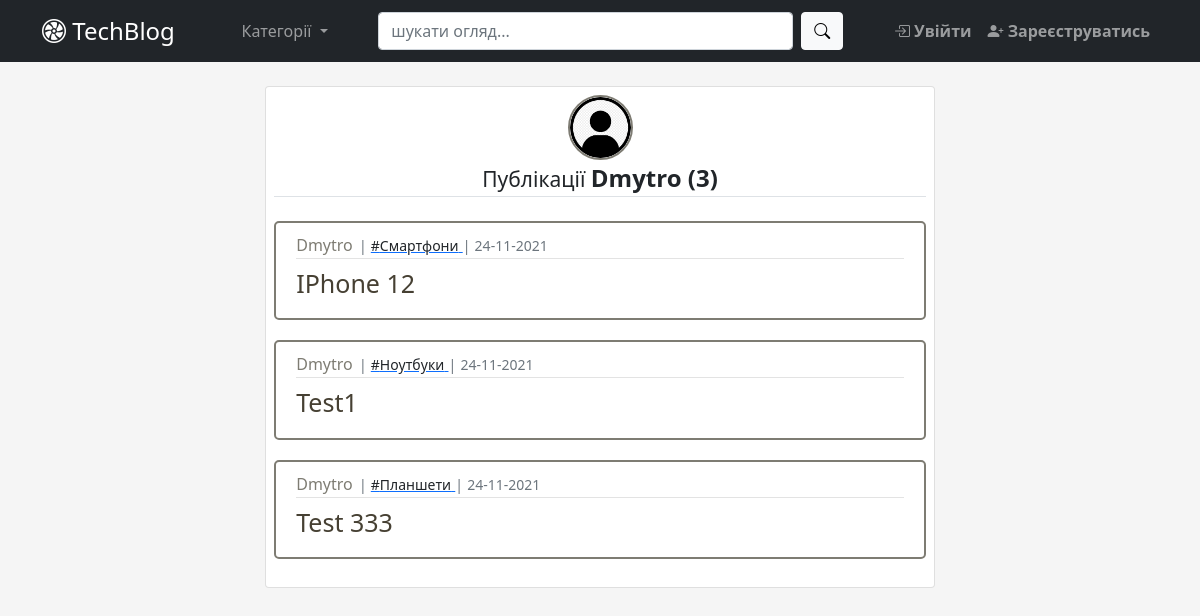
The page /user_posts/1 on the database its author committed.
### app/user/models.py (models this page shows, shortened)
class User(db.Model, UserMixin):  # type: ignore
    id = db.Column(db.Integer, primary_key=True)  # type: ignore
    username = db.Column(db.String(30), unique=True, nullable=False)
    email = db.Column(db.String(50), unique=True, nullable=False)
    password = db.Column(db.String(30), nullable=False)
    picture = db.Column(db.String(20), nullable=False,
                        server_default='default.jpg')  # type: ignore
    comment = db.relationship('Comment', backref='user_br', lazy=True)
    like = db.relationship('Like', backref='user_br', lazy=True)
    posts = db.relationship('Post', backref='user_br', lazy=True)

### app/blog/models.py (models this page shows, shortened)
class Post(db.Model):  # type: ignore
    id = db.Column(db.Integer, primary_key=True)  # type: ignore
    category_id = db.Column(db.Integer, db.ForeignKey('category.id'),
                            nullable=False)  # type: ignore
    user_id = db.Column(db.Integer(), db.ForeignKey('user.id'))  # type: ignore
    title = db.Column(db.String(100), nullable=False)  # type: ignore
    content = db.Column(db.Text)  # type: ignore
    created_at = db.Column(db.DateTime, default=datetime.now)  # type: ignore
    comments = db.relationship('Comment', backref='post_br', lazy=True)
    likes = db.relationship('Like', backref='post_br', lazy=True)
    def total_posts_by_user(self, user_id):
        return Post.query.filter(Post.user_id == user_id).count()

class Category(db.Model):  # type: ignore
    id = db.Column(db.Integer, primary_key=True)  # type: ignore
    name = db.Column(db.String(25), unique=True, nullable=False)
    category = db.relationship('Post', backref='category_br', lazy=True)

### app/blog/views.py (the view)
@blog_bp.route('/user_posts/<int:user_id>')
def user_posts(user_id):
    user = User.query.get_or_404(user_id)
    posts = Post.query.filter_by(user_id=user_id)
    return render_template('user_posts.html', posts=posts, user=user)

### app/blog/templates/blog/user_posts.html
{% extends "base.html" %}
{% block main %}
  {% from "_render_field.html" import render_field_lr %}
  <div class="card p-2" style="margin:auto;width:60%">
    <div align="center">
      <img src="{{url_for('static',filename='profile_pictures/' + user.picture)}}" class="rounded-circle author-img" alt="author-image">
      <legend class="border-bottom mb-4">
        <small>Публікації </small>
        <b>{{user.username}}
          {% if posts.first() %}
            ({{posts.first().total_posts_by_user(user.id)}})
          {% endif %}
        </b>
      </legend>
    </div>
      {% if posts.first() %}
        {% include "posts_list.html" %}
      {% else %}
        <div class="alert alert-info" role="alert" align="center">
          Даний користувач не має жодної публікації
        </div>
      {% endif %}
  </div>
{% endblock main %}

### app/templates/_render_field.html (shortened to what this page needs)
{% macro render_post_item(post) %}
    <article class="media article-section">
    <div class="media-body">
      <div class="article-metadata">
        <a class="author-name" href="{{url_for('blog_bp_in.user_posts', user_id=post.user_br.id)}}">
          {{ post.user_br.username }}
        </a><small class="text-muted">|</small>
        <a href="{{url_for('blog_bp_in.posts_by_category', category_id=post.category_br.id)}}">
          <small class="link-dark">#{{ post.category_br.name }}</small>
        </a><small class="text-muted">|</small>
        <small class="text-muted">
          {{ post.created_at.strftime('%d-%m-%Y')  }}
        </small>
      </div>
      <h2><a class="article-title" href="{{url_for('blog_bp_in.post_view', post_id=post.id)}}"> {{ post.title }} </a></h2>
    </div>
  </article>
{% endmacro %}

### app/static/css/custom.css (style rules this page uses)
body { background-color: #f5f5f5; !important; }
.article-section { background: white; padding: 10px 20px; border: 2px solid #7E7C73; border-radius: 5px; margin-bottom: 20px; }
a.author-name { color: #7E7C73; text-decoration: none; margin-right: 2px; }
a.article-title { font-size: 25px; color: #464033; text-decoration: none; }
.article-metadata { padding-bottom: 1px; margin-bottom: 3px; border-bottom: 1px solid #e3e3e3; }
.author-img { height: 65px; width: 65px; border: 2px solid #7E7C73; }

### rows shown on the page
User: picture (placeholder picture), username "Dmytro"
Post: user_br.username "Dmytro", category_br.name "Смартфони", created_at "24-11-2021", title "IPhone 12"
Post: user_br.username "Dmytro", category_br.name "Ноутбуки", created_at "24-11-2021", title "Test1"
Post: user_br.username "Dmytro", category_br.name "Планшети", created_at "24-11-2021", title "Test 333"

### other values the page prints
{{ posts.first().total_posts_by_user(user.id) }} "3"
